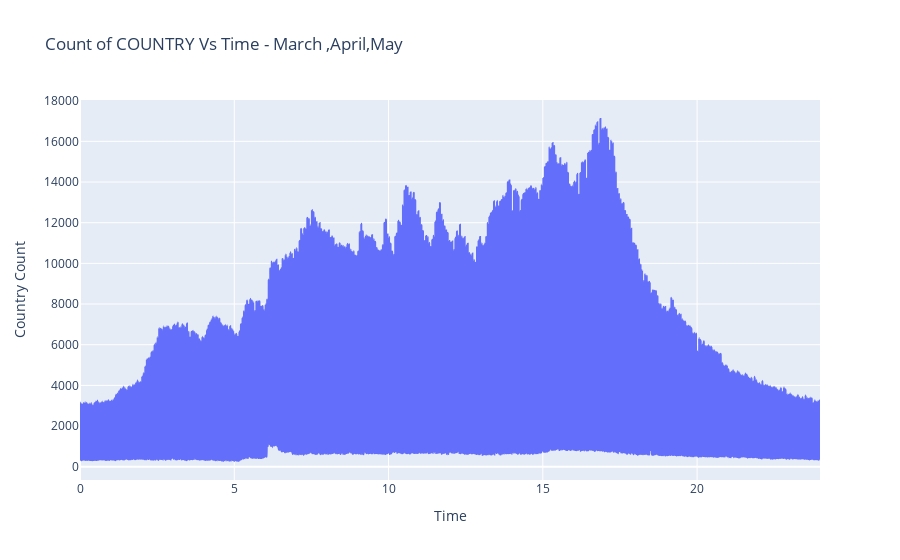

The cell this chart's notebook holds for it:
### Code cell
if isinstance(df_Mar_Apr_May, (pd.DatetimeIndex, pd.MultiIndex)):
    df_Mar_Apr_May = df_Mar_Apr_May.to_frame(index=False)

# remove any pre-existing indices for ease of use in the D-Tale code, but this is not required
df_Mar_Apr_May = df_Mar_Apr_May.reset_index().drop('index', axis=1, errors='ignore')
df_Mar_Apr_May.columns = [str(c) for c in df_Mar_Apr_May.columns]  # update columns to strings in case they are numbers

chart_data = pd.concat([
    df_Mar_Apr_May['decimal_time'],
    df_Mar_Apr_May['COUNTRY'],
], axis=1)
chart_data = chart_data.sort_values(['decimal_time'])
chart_data = chart_data.rename(columns={'decimal_time': 'x'})
chart_data_count = chart_data.groupby(['x'])[['COUNTRY']].count()
chart_data_count.columns = ['COUNTRY|count']
chart_data = chart_data_count.reset_index()
chart_data = chart_data.dropna()
charts = []
line_cfg = {'line': {'shape': 'spline', 'smoothing': 0.3}, 'mode': 'lines'}
charts.append(go.Scatter(
    x=chart_data['x'], y=chart_data['COUNTRY|count'], name='COUNTRY|count', **line_cfg
))
figure = go.Figure(data=charts, layout=go.Layout({
    'legend': {'orientation': 'h'},
    'title': {'text': 'Count of COUNTRY by decimal_time'},
    'xaxis': {'title': {'text': 'decimal_time'}},
    'yaxis': {'tickformat': '0:g', 'title': {'text': 'Count of COUNTRY'}, 'type': 'linear'}
}))

# from plotly.offline import iplot, init_notebook_mode

if isinstance(df_Mar_Apr_May, (pd.DatetimeIndex, pd.MultiIndex)):
    df_Mar_Apr_May = df_Mar_Apr_May.to_frame(index=False)

df_Mar_Apr_May = df_Mar_Apr_May.reset_index().drop('index', axis=1, errors='ignore')
df_Mar_Apr_May.columns = [str(c) for c in df_Mar_Apr_May.columns]  # update columns to strings in case they are numbers

chart_data = pd.concat([
    df_Mar_Apr_May['decimal_time'],
    df_Mar_Apr_May['COUNTRY'],
], axis=1)
chart_data = chart_data.sort_values(['decimal_time'])
chart_data = chart_data.rename(columns={'decimal_time': 'x'})
chart_data_count = chart_data.groupby(['x'])[['COUNTRY']].count()
chart_data_count.columns = ['COUNTRY|count']
chart_data = chart_data_count.reset_index()
chart_data = chart_data.dropna()

import plotly.graph_objs as go

charts = []
line_cfg = {'line': {'shape': 'spline', 'smoothing': 0.3}, 'mode': 'lines'}
charts.append(go.Scatter(
    x=chart_data['x'], y=chart_data['COUNTRY|count'], name='COUNTRY|count', **line_cfg
))
figure = go.Figure(data=charts, layout=go.Layout({
    'legend': {'orientation': 'h'},
    'title': {'text': 'Count of COUNTRY Vs Time - March ,April,May'},
    'xaxis': {'title': {'text': 'Time'}},
    'yaxis': {'tickformat': '0:g', 'title': {'text': 'Country Count'}, 'type': 'linear'}
}))

init_notebook_mode(connected=True)
for chart in charts:
    chart.pop('id', None) # for some reason iplot does not like 'id'
iplot(figure)

### Figure 1 — Plotly figure (JSON) as saved in the notebook; plotly's stock layout.template omitted (floating-point values rounded to 4 significant figures; data arrays with more than 128 entries replaced by an {"elided": "..."} marker saying what was removed)
{"data": [{"line": {"shape": "spline", "smoothing": 0.3}, "mode": "lines", "name": "COUNTRY|count", "type": "scatter", "x": {"elided": "1440 float values"}, "y": {"elided": "1440 int values"}}], "layout": {"legend": {"orientation": "h"}, "title": {"text": "Count of COUNTRY Vs Time - March ,April,May"}, "xaxis": {"title": {"text": "Time"}}, "yaxis": {"tickformat": "0:g", "title": {"text": "Country Count"}, "type": "linear"}}}
